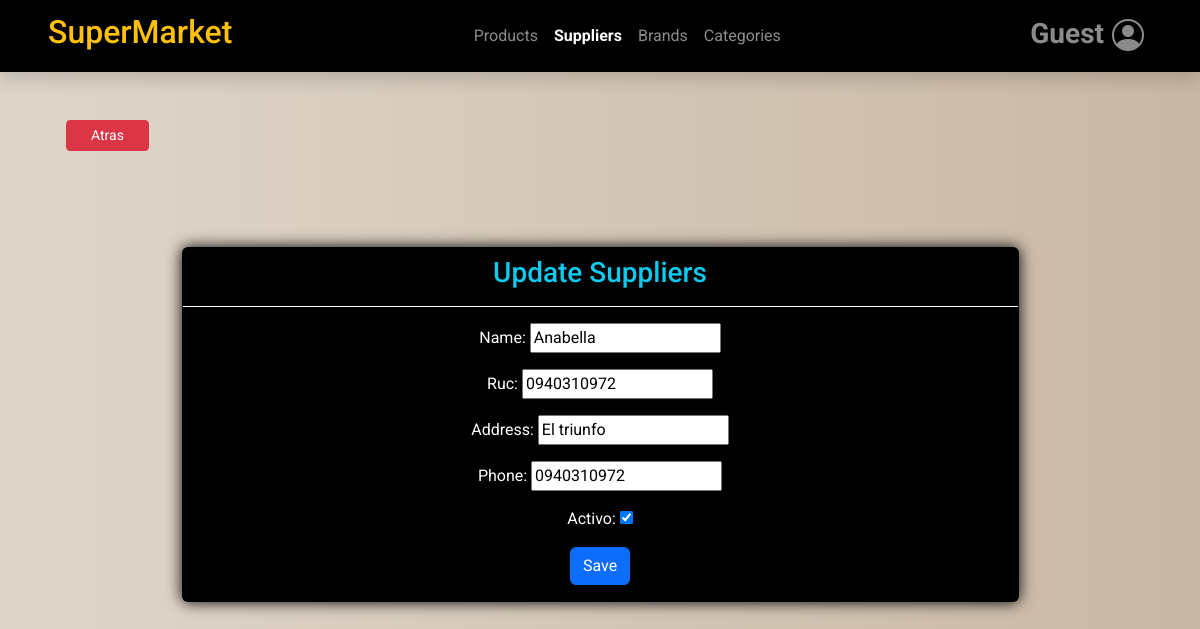
/suppliers/update_supplier/1/, run on the app's committed database.
### ventas/models.py (models this page shows, shortened)
class Company(models.Model):
    business_name = models.CharField(max_length=100)
    ruc = models.BigIntegerField(unique=True)  # BigIntegerField si el RUC puede ser un número grande

class Supplier(models.Model):
    name = models.CharField(max_length=100)
    ruc = models.CharField(max_length=13,validators=[valida_cedula])
    address = models.CharField(max_length=200)
    phone = models.CharField(max_length=20,validators=[phone_regex])
    user = models.ForeignKey(User,on_delete=models.CASCADE)
    created = models.DateTimeField(auto_now_add=True)
    updated = models.DateTimeField(auto_now=True)
    state = models.BooleanField('Activo', default = True)
    objects = models.Manager()  # Manager predeterminado
    active_brands = ActiveBrandManager()  # Manager filtrado por state=True
    class Meta:
        verbose_name = 'Proveedor'
        verbose_name_plural = 'Proveedores'
        ordering = ['name']
        indexes = [models.Index(fields=['name']),]

### ventas/views.py (the view)
# urls.py: path('suppliers/update_supplier/<int:supplier_id>/', views.update_supplier, name='update_supplier'),
def update_supplier(request, supplier_id):
    supplier = get_object_or_404(Supplier, pk=supplier_id)
    if request.method == 'POST':
        form = SupplierForm(request.POST, instance=supplier)
        if form.is_valid():
            supplier = form.save(commit=False)
            supplier.user = request.user
            supplier.save()
            return redirect('ventas:suppliers')
        else:
            return render(request, 'ventas/suppliers/update_supplier.html', {
                'form': SupplierForm(),
                'error_message': form.errors,
                'title1': "Suppliers",
                'title2': "Update Suppliers",
               'supplier': supplier,
                'company': company,
            })
    else:
        form = SupplierForm(instance=supplier)
        data = {
            'form': form,
            "title1": "Suppliers",
            "title2": "Update Suppliers",
           'supplier': supplier,
            'company': company,
        }
        return render(request, 'ventas/suppliers/update_supplier.html', data)

### ventas/forms.py
class SupplierForm(ModelForm):
    class Meta:
        model = Supplier
        fields = ['name', 'ruc', 'address', 'phone', 'state']

### templates/ventas/suppliers/update_supplier.html (shortened to what this page needs)
{% extends 'base.html' %}
{% block content %}
<div class="container mt-5">
    <div class="mx-4">
        <a class="btn btn-danger btn-sm px-4" href="{% url 'ventas:suppliers' %}">Atras</a>
    </div>
    <div class="row">
        <div class="col mt-5 pt-5">
            <div class="card text-center bg-black w-75 mx-auto">
                <div class="card-header text-info border-white">
                    <h3>{{ title2 }}</h3>
                </div>
                <div class="card-body text-white">
                    <form method="POST" id="SupplierForm">
                        {{ form.as_p }}
                        <button type="submit" class="btn btn-primary">Save</button>
                    </form>
                </div>
            </div>
        </div>
    </div>
</div>
{% endblock %}

### templates/base.html (shortened to what this page needs)
<!doctype html>
<html lang="en">
<head>
    {% load static %}
    <link href="https://cdn.jsdelivr.net/npm/bootstrap@5.3.3/dist/css/bootstrap.min.css" rel="stylesheet"
>
    <link rel="stylesheet" href="https://cdn.jsdelivr.net/npm/bootstrap-icons@1.10.5/font/bootstrap-icons.css">
    <link rel="stylesheet" type="text/css" href="{% static 'css/main.css' %}">
</head>
<body>
    <header id="header" class="shadow">
        <nav class="navbar navbar-expand-lg bg-black navbar-dark sticky-top justify-content-between" id="nav">
            <a href="#" class="navbar-brand mx-5">
                <h2 class="text-warning">{{ company.business_name }}</h2>
            </a>
            <div class="collapse navbar-collapse flex-grow-0 mx-5" id="contenido-nav">
                <ul class="navbar-nav">
                    <li class="nav-item">
                        <a href="{% url 'ventas:products' %}"
                            class="nav-link {% if '/products/' in request.path %}active fw-bold{% endif %}">
                            Products
                        </a>
                    </li>
                    <li class="nav-item">
                        <a href="{% url 'ventas:suppliers' %}"
                            class="nav-link {% if '/suppliers/' in request.path %}active fw-bold{% endif %}">
                            Suppliers
                        </a>
                    </li>
                    <li class="nav-item">
                        <a href="{% url 'ventas:brands' %}"
                            class="nav-link {% if '/brands/' in request.path %}active fw-bold{% endif %}">
                            Brands
                        </a>
                    </li>
                    <li class="nav-item">
                        <a href="{% url 'ventas:categories' %}"
                            class="nav-link {% if '/categories/' in request.path %}active fw-bold{% endif %}">
                            Categories
                        </a>
                    </li>
                </ul>
            </div>
            <div class="collapse navbar-collapse flex-grow-0 mx-5" id="contenido-nav">
                <ul class="navbar-nav">
                    <li class="nav-item dropdown">
                        <div class="btn-group">
                            <a href="#" class="nav-link dropdown fs-3 d-flex align-items-center" id="btn-dropdown-informacion"
                                data-bs-toggle="dropdown" aria-haspopup="true" aria-expanded="true">
                                <div class="d-flex flex-column me-2 fw-bolder">
                                    {% if user.is_authenticated %}
                                    <span class="fs-6">{{ user.username }}</span>
                                    {% else %}
                                    <span>Guest</span>
                                    {% endif %}
                                </div>
                                <i class="bi bi-person-circle"></i>
                            </a>
                        </div>
                    </li>
                </ul>
            </div>
        </nav>
    </header>
    <main id="content">
        {% block content %}{% endblock content %}
    </main>
</body>
</html>

### static/css/main.css (style rules this page uses)
body { font-family: 'Roboto', sans-serif; margin: 0; padding: 0; color: #333333; background: linear-gradient(to right, rgb(231, 200, 170), rgb(223, 214, 202) 0%, #c9b7a4 100%); }
.card { box-shadow: 0 0 15px 0 black; }
.nav-link.dropdown { display: flex; align-items: center; padding: 0; }
.nav-link.dropdown .bi-person-circle { font-size: 2rem; }
.nav-link.dropdown .flex-column { display: flex; flex-direction: column; align-items: flex-start; margin-top: -4px; }

### data on the page
Company: business_name "SuperMarket"
Supplier: name "Anabella", ruc "0940310972", address "El triunfo", phone "0940310972", state "☑"

### other printed values
{{ title2 }} "Update Suppliers"
